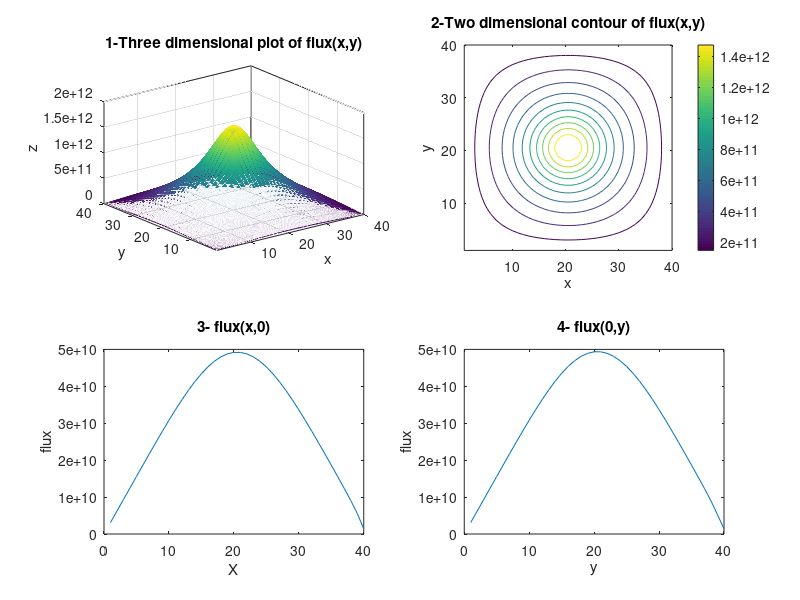

The MATLAB source for this figure:
%%   Nuclear Reactor Theory   %%
%*   Project                  *%
%*   Adel Ali Ansari          *%
%*   U00038673                *%
%*   Problem 2                *%
%******************************%
clear all
clc

%%  Numerical solution  of the one speed diffusion equation to find the flux distribution


disp('****Nuclear Reactor Theory');
disp(sprintf('****Project- Problem 2\n'));
disp(sprintf('\t\t\t\tAdel Ali Ansari           -- U00036658\n'));
disp(sprintf('\n\t\t\t\tInstructor:\tDr.Iyad Al Qasir\n'));

Diffusion_coefficient= 0.562;
SigmaA=0.00551;
delta=0.25;

a_material= (-Diffusion_coefficient)/(delta^2);
b_material= SigmaA + ((2*Diffusion_coefficient)/(delta^2));


D=0.562
sigma_absorbtion = 0.00551

Delta = 0.25
b= (4*D/(Delta^2))+sigma_absorbtion
a= -(D/(Delta^2))

coff=zeros(1600);
%%
%entering flux coafficient
for i=1:1600
    for j=1:1600
        
        if i==j
            coff (i,j) = b;
        end
        
    end
end
for i=1:1600-1
    coff(i, i+1)=a;
    coff(i+1, i)=a;
end
for i=1:1600-41
    coff(i,i+40)=a;
    coff(i+40, i)=a;
end
for i=1:40-1
    coff((i*40),(i*40)+1)=0;
    coff((i*40+1),(i*40))=0;
end
%%
%entering source matrix
z=1;

for i=linspace(-5,5,40)
    for j=linspace(-5,5,40)
        
        s(z)= (10^12)*cos(pi*(i/10))*exp(-((i^2)+(j^2)));
        z=z+1;
    end
end

%%
% Finding the flux
loop=1;
I=s*inv(coff);
for i=1:40
    for j=1:40
        flux(i,j)=I(loop) ;
        
        loop=loop+1 ;
    end
end

%%
%Results and plots
FigHandle = figure('Position', [20, 50, 650, 550]);

subplot(2,2,1)
contour3(flux,1000)
xlabel('x')
ylabel('y')
zlabel('z')
title('1-Three dimensional plot of flux(x,y)')

subplot(2,2,2)
contour(flux)
xlabel('x')
ylabel('y')
title('2-Two dimensional contour of flux(x,y)')
colorbar

subplot(2,2,3)
plot(flux(40,:))
xlabel('X')
ylabel('flux')
title('3- flux(x,0)')

subplot(2,2,4)
plot(flux(:,40))
xlabel('y')
ylabel('flux')
title('4- flux(0,y)')
